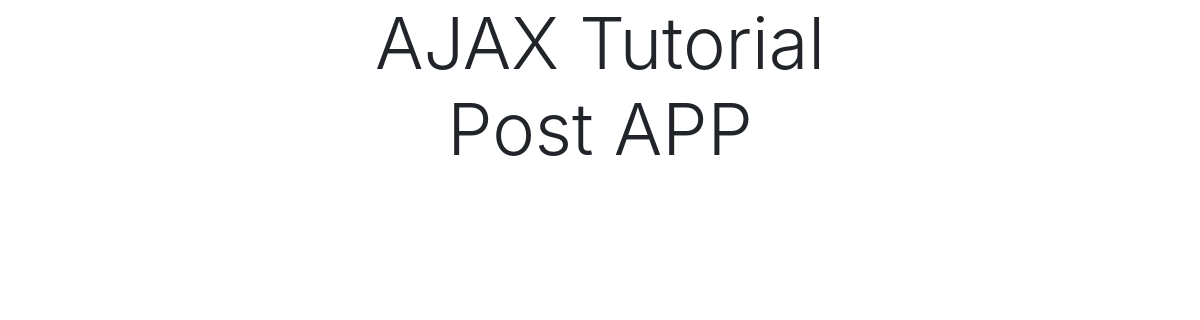
The app's page /ajax/, older data.
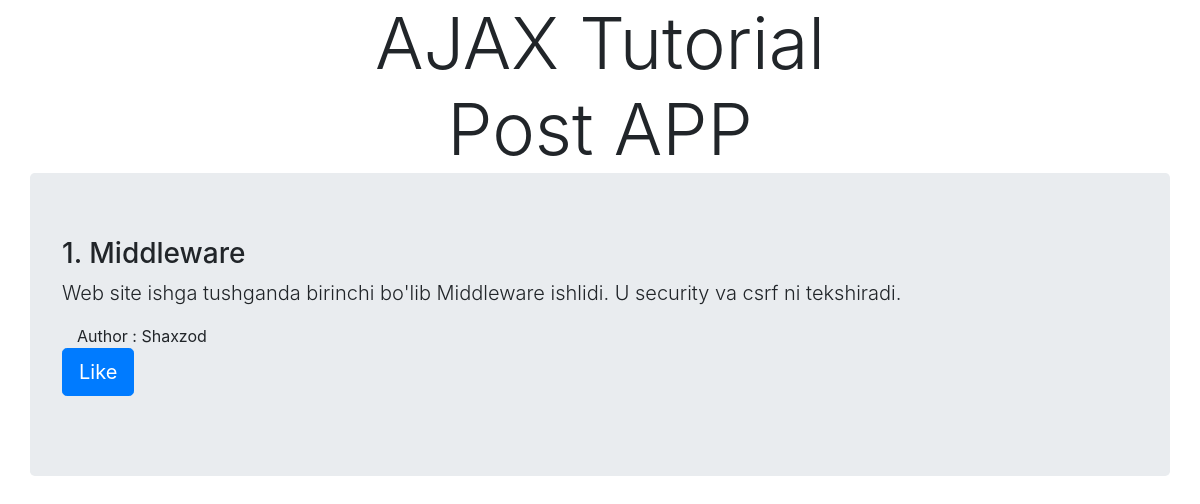
The same page, newer data.
### post/models.py (models this page shows)
class Post(models.Model):
    post_heading = models.CharField(max_length=200)
    post_text = models.TextField()
    post_author = models.CharField(max_length=100, default='anonymous')

### post/views.py (the view)
# urls.py: path('', views.index, name='index'),
def index(request):
    posts = Post.objects.all()
    return render(request, 'post/index.html', {'posts': posts})

### post/templates/post/index.html (shortened to what this page needs)
<!DOCTYPE html>
<html>
<head>
    <link rel="stylesheet" href="https://stackpath.bootstrapcdn.com/bootstrap/4.3.1/css/bootstrap.min.css"
>
</head>
<body>
<div class="display-3 color-red">
    <center>AJAX Tutorial<br>Post APP</center>
</div>
{% for post in posts %}
    <div class='container jumbotron'>
        <h3 class="display-5">{{ forloop.counter }}. {{ post.post_heading }}</h3>
        <p class="lead">{{ post.post_text }} </p>
        <p>
        <div type="text/css" class="container">Author : {{ post.post_author }}</div>
        <a class="likebutton btn btn-primary btn-lg" id="like{{ post.id }}" href="#"
           data-catid="{{ post.id }}">Like</a>
    </div>
{% endfor %}
</body>
</html>

Row changes from the older to the newer data that the page shows:
added Post: post_heading "Middleware", post_text "Web site ishga tushganda birinchi bo'lib Middleware ishlidi. U security va csrf ni tekshiradi.", post_author "Shaxzod"
